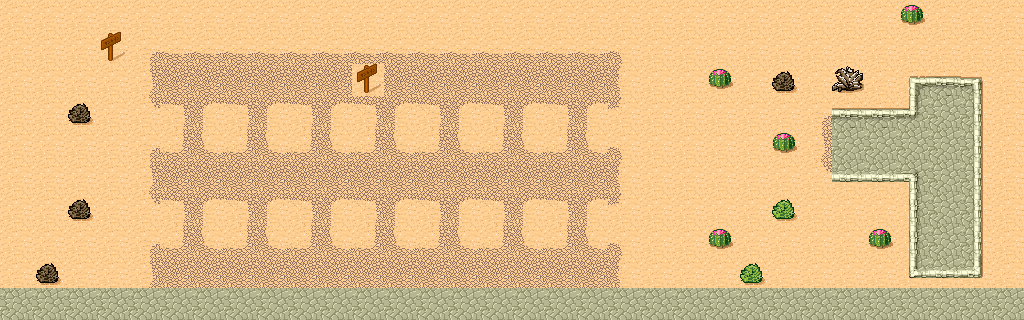

A level layout from a 2D game, rendered from its tile map. Below: a short description, then the map file with tile-grid data replaced by summaries:
An orthogonal 32x10 tile map with 32x32 px tiles, 4 tile layers (Background, Scenery, plants, Ground), 2 tilesets and 17 objects.

<map version="1.0" orientation="orthogonal" renderorder="right-down" width="32" height="10" tilewidth="32" tileheight="32">
 <tileset firstgid="1" name="desert" tilewidth="32" tileheight="32" spacing="1" margin="1">
  <image source="tmw_desert_spacing.png" width="265" height="199" />
 </tileset>
 <tileset firstgid="49" name="Coin" tilewidth="32" tileheight="32">
  <image source="coin.png" width="192" height="32" />
 </tileset>
 <layer name="Background" width="32" height="10">
  <data>[320 cells, 320 non-empty, 1 distinct tile ids]</data>
 </layer>
 <layer name="Scenery" width="32" height="10">
  <data>[320 cells, 144 non-empty, 13 distinct tile ids]</data>
 </layer>
 <layer name="plants" width="32" height="10">
  <data>[320 cells, 47 non-empty, 19 distinct tile ids]</data>
 </layer>
 <layer name="Ground" width="32" height="10">
  <data>[320 cells, 35 non-empty, 4 distinct tile ids]</data>
 </layer>
 <objectgroup name="Money">
  <object gid="49" x="122.76" y="180.2" rotation="-294.835">
   <properties>
    <property name="alpha" value="0.5" />
    <property name="body.bounce.y" value="1" />
    <property name="body.gravity.y" value="150" />
    <property name="rotation" value="75" />
   </properties>
  </object>
  <object gid="49" x="639.891" y="245.963" rotation="-31.0834">
   <properties>
    <property name="body.bounce.y" value="1" />
    <property name="body.gravity.y" value="150" />
    <property name="rotation" value="75" />
   </properties>
  </object>
  <object gid="49" x="315.488" y="267.946" rotation="-47.0791">
   <properties>
    <property name="body.bounce.y" value="1" />
    <property name="body.gravity.y" value="150" />
    <property name="rotation" value="75" />
   </properties>
  </object>
  <object gid="49" x="498.667" y="126.667">
   <properties>
    <property name="body.bounce.y" value="1" />
    <property name="body.gravity.y" value="150" />
    <property name="rotation" value="75" />
   </properties>
  </object>
  <object gid="49" x="226.667" y="138.667">
   <properties>
    <property name="body.bounce.y" value="1" />
    <property name="body.gravity.y" value="150" />
    <property name="rotation" value="75" />
   </properties>
  </object>
  <object gid="49" x="781.333" y="260">
   <properties>
    <property name="body.bounce.y" value="1" />
    <property name="body.gravity.y" value="150" />
    <property name="rotation" value="75" />
   </properties>
  </object>
  <object gid="49" x="686.897" y="163.67" rotation="-0.442249">
   <properties>
    <property name="body.bounce.y" value="1" />
    <property name="body.gravity.y" value="150" />
    <property name="rotation" value="75" />
   </properties>
  </object>
  <object gid="49" x="946.189" y="70.999" rotation="-0.442249">
   <properties>
    <property name="body.bounce.y" value="1" />
    <property name="body.gravity.y" value="150" />
    <property name="rotation" value="75" />
   </properties>
  </object>
  <object gid="49" x="309.626" y="173.249" rotation="-0.442249">
   <properties>
    <property name="body.bounce.y" value="1" />
    <property name="body.gravity.y" value="150" />
    <property name="rotation" value="75" />
   </properties>
  </object>
  <object gid="49" x="464.721" y="228.053" rotation="-0.442249">
   <properties>
    <property name="body.bounce.y" value="1" />
    <property name="body.gravity.y" value="150" />
    <property name="rotation" value="75" />
   </properties>
  </object>
  <object gid="49" x="454.22" y="98.6195" rotation="-51.7824">
   <properties>
    <property name="body.bounce.y" value="1" />
    <property name="body.gravity.y" value="150" />
    <property name="rotation" value="75" />
   </properties>
  </object>
  <object gid="49" x="403.255" y="211.194" rotation="-0.442249">
   <properties>
    <property name="body.bounce.y" value="1" />
    <property name="body.gravity.y" value="150" />
    <property name="rotation" value="75" />
   </properties>
  </object>
  <object gid="49" x="577.701" y="181.846" rotation="-0.442249">
   <properties>
    <property name="body.bounce.y" value="1" />
    <property name="body.gravity.y" value="150" />
    <property name="rotation" value="75" />
   </properties>
  </object>
  <object gid="49" x="528" y="228">
   <properties>
    <property name="body.bounce.y" value="1" />
    <property name="body.gravity.y" value="150" />
    <property name="rotation" value="75" />
   </properties>
  </object>
  <object gid="49" x="548" y="94.6667">
   <properties>
    <property name="body.bounce.y" value="1" />
    <property name="body.gravity.y" value="150" />
    <property name="rotation" value="75" />
   </properties>
  </object>
  <object gid="49" x="124" y="100">
   <properties>
    <property name="body.bounce.y" value="1" />
    <property name="body.gravity.y" value="150" />
    <property name="rotation" value="75" />
   </properties>
  </object>
  <object gid="49" x="402.667" y="224">
   <properties>
    <property name="body.bounce.y" value="1" />
    <property name="body.gravity.y" value="150" />
    <property name="rotation" value="75" />
   </properties>
  </object>
 </objectgroup>
</map>
